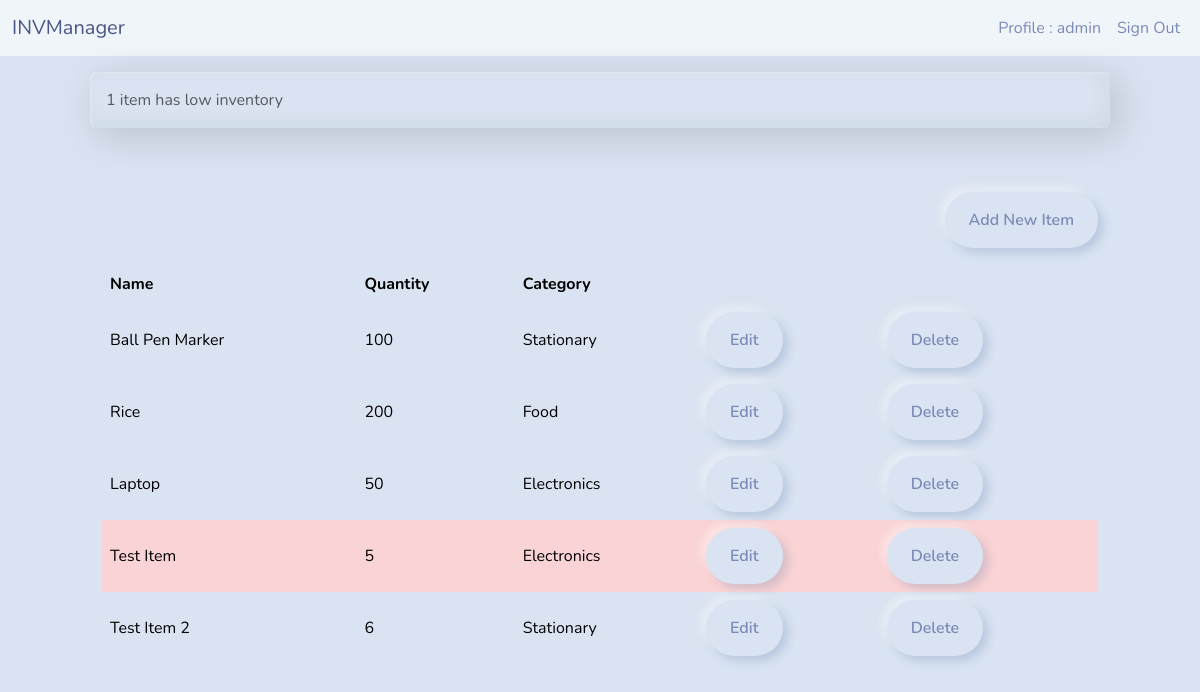
The page /dashboard/ (signed in) on the database its author committed.
### inventory/models.py (models this page shows, shortened)
class InventoryItem(models.Model):
    name = models.CharField(max_length=200)
    quantity = models.PositiveIntegerField()
    category = models.ForeignKey('Category' , on_delete=models.SET_NULL , blank = True , null = True)
    date_created = models.DateTimeField(auto_now_add=True)
    user = models.ForeignKey(User, on_delete = models.CASCADE)

class Category(models.Model):
    name = models.CharField(max_length = 200)
    class Meta:
        verbose_name_plural = 'Categories'

### inventory/views.py (the view)
# urls.py: path("dashboard/",Dashboard.as_view(), name="dashboard"),
class Dashboard(LoginRequiredMixin,View):
    def get(self , request):
        items = InventoryItem.objects.filter(user = self.request.user.id).order_by('id')
        low_inventory = InventoryItem.objects.filter(user=self.request.user.id , quantity__lte = LOW_QUANTITY)
        if low_inventory.count() > 0:
            if low_inventory.count() > 1:
                messages.error(request , f"{low_inventory.count()} items have low inventory")
            else:
                messages.error(request , f"{low_inventory.count()} item has low inventory")
        low_inventory_ids = InventoryItem.objects.filter(user = self.request.user.id , quantity__lte = LOW_QUANTITY).values_list('id' , flat=True)
        return render(request , 'inventory/dashboard.html',{'items' : items , 'low_inventory_ids' : low_inventory_ids})

### inventory/templates/inventory/dashboard.html (shortened to what this page needs)
{% extends "inventory/base.html" %}
{% block content %}
    {% if messages %}
        <div class="row mt-3">
            {% for message in messages %}
                {% if message.tags == 'error' %}
                    <div class="col-md-10 col-12 mx-auto alert alert-secondary">
                        {{message}}
                    </div>
                {% else %}
                    <div class="col-md-10 col-12 mx-auto alert alert-success">
                        {{message}}
                    </div>
                {% endif %}
            {% endfor %}
        </div>
    {% endif %}
    <div class="row">
        <div class="col-md-10 col-12 mx-auto mt-5">
            <div class="d-flex justify-content-end">
                <a href="{% url "add-item" %}" class="btn btn-primary">Add New Item</a>
            </div>
            <table class="table table-hover table-hover mt-3">
                <thead>
                    <tr>
                        <th scope ="col">Name</th>
                        <th scope ="col">Quantity</th>
                        <th scope ="col">Category</th>
                        <th scope ="col"></th>
                        <th scope ="col"></th>
                    </tr>
                </thead>
                <tbody>
                    {% for item in items %}
                        {% if item.id in low_inventory_ids %}
                        <tr class='table-danger'>
                            <td class="align-middle">{{ item.name }}</td>
                            <td class="align-middle">{{ item.quantity }}</td>
                            <td class="align-middle">{{ item.category.name}}</td>
                            <td><a href= "{% url "edit-item" item.id %}" class="btn btn-primary">Edit</a></td>
                            <td><a href= "{% url "delete-item" item.id %}" class="btn btn-primary">Delete</a></td>
                        </tr>
                        {% else %}
                        <tr>
                            <td class="align-middle">{{ item.name }}</td>
                            <td class="align-middle">{{ item.quantity }}</td>
                            <td class="align-middle">{{ item.category.name}}</td>
                            <td><a href= "{% url "edit-item" item.id %}" class="btn btn-primary">Edit</a></td>
                            <td><a href= "{% url "delete-item" item.id %}" class="btn btn-primary">Delete</a></td>
                        </tr>
                        {% endif %}
                    {% endfor %}
                </tbody>
            </table>
        </div>
    </div>
{% endblock content %}

### inventory/templates/inventory/base.html (shortened to what this page needs)
<!DOCTYPE html>
<html lang="en">
<head>
    <link rel="stylesheet" href="https://bootswatch.com/5/morph/bootstrap.min.css">
</head>
<body>
    {% include "inventory/navigation.html" %}
    {% block content %}
    {% endblock content %}
</body>
</html>

### inventory/templates/inventory/navigation.html (shortened to what this page needs)
<nav class="navbar navbar-expand-lg bg-light">
    <div class="container-fluid">
        <a href="{% url "index" %}" class="navbar-brand">INVManager</a>
        <div class="collapsenavbar-collapsejustify-content-end" id="navbarNav">
            <ul class="navbar-nav">
                {% if user.is_authenticated %}
                    <li class="nav-item">
                        <a href="{% url "profile-page" %}" class="nav-link">Profile : {{user.username}}</a>
                    </li>
                    <li class="nav-item">
                        <a href="{% url "logout" %}" class="nav-link">Sign Out</a>
                    </li>
                {% endif %}
            </ul>
        </div>
    </div>
</nav>

### rows shown on the page
InventoryItem: name "Ball Pen Marker", quantity "100", category.name "Stationary"
InventoryItem: name "Rice", quantity "200", category.name "Food"
InventoryItem: name "Laptop", quantity "50", category.name "Electronics"
InventoryItem: name "Test Item", quantity "5", category.name "Electronics"
InventoryItem: name "Test Item 2", quantity "6", category.name "Stationary"

### other values the page prints
{{ user.username }} "admin"
{{ message }} "1 item has low inventory"
